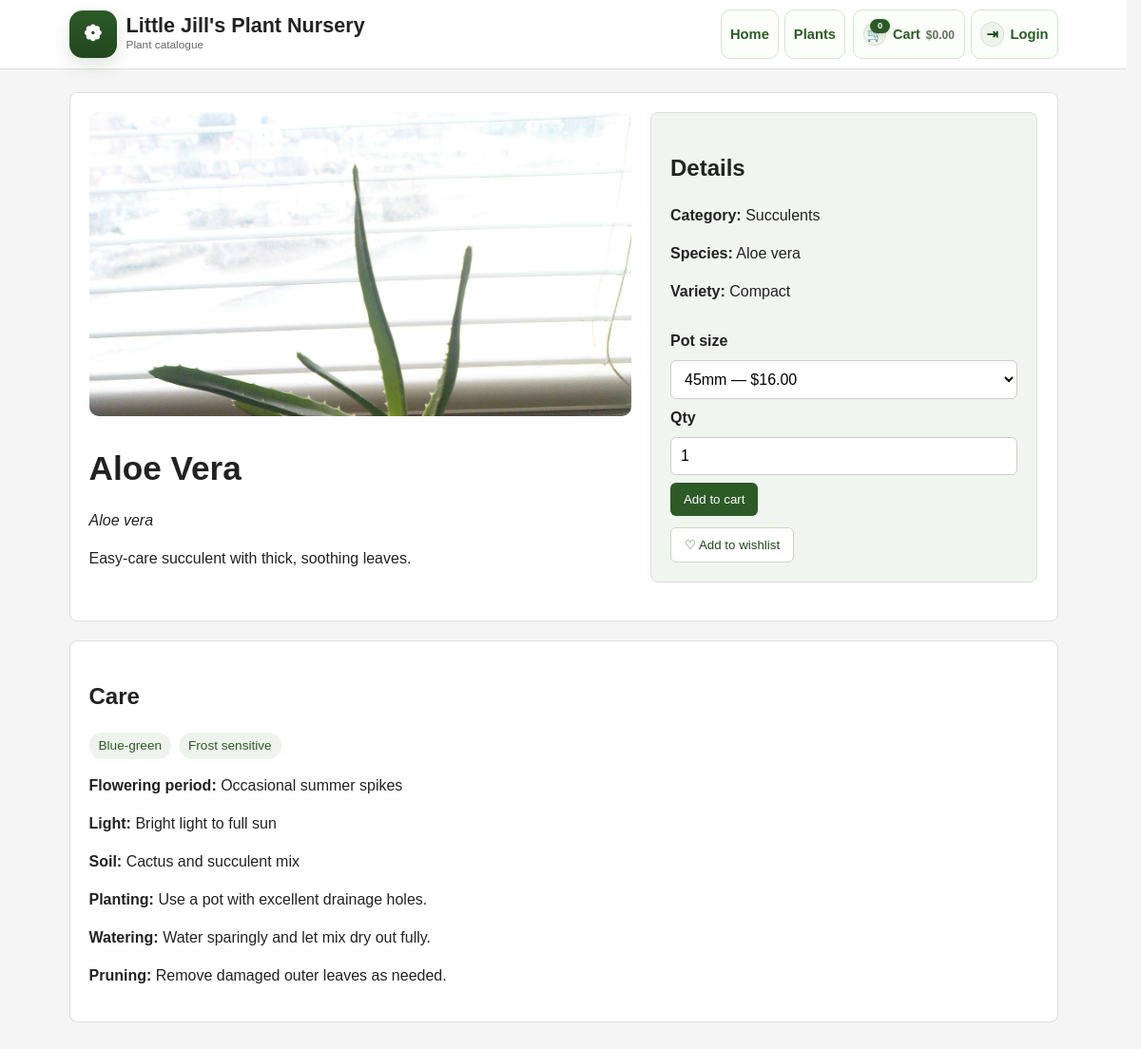
The page /plants/3 on the database its author committed.
### models.py (models this page shows)
class Plant(db.Model):
    id: Mapped[int] = mapped_column(primary_key=True)
    common_name: Mapped[str] = mapped_column(String(100))
    scientific_name: Mapped[Optional[str]] = mapped_column(String(100))
    category_id: Mapped[Optional[int]] = mapped_column(ForeignKey('category.id'))
    species_id: Mapped[Optional[int]] = mapped_column(ForeignKey('species.id'))
    variety_id: Mapped[Optional[int]] = mapped_column(ForeignKey('variety.id'))
    description: Mapped[Optional[str]] = mapped_column(String(200))
    colour: Mapped[Optional[str]] = mapped_column(String(50))
    growth_width: Mapped[Optional[float]] = mapped_column(Float)
    growth_height: Mapped[Optional[float]] = mapped_column(Float)
    fragrant: Mapped[Optional[bool]] = mapped_column(Boolean, default=False)
    frost_sensitive: Mapped[Optional[bool]] = mapped_column(Boolean, default=False)
    flowering_period: Mapped[Optional[str]] = mapped_column(String(200))
    light_requirements: Mapped[Optional[str]] = mapped_column(String(200))
    soil_requirements: Mapped[Optional[str]] = mapped_column(String(200))
    planting_advice: Mapped[Optional[str]] = mapped_column(String(200))
    watering_needs: Mapped[Optional[str]] = mapped_column(String(200))
    pruning_needs: Mapped[Optional[str]] = mapped_column(String(200))
    images: Mapped[Optional[list]] = mapped_column(JSON, default=list)
    plant_pots: Mapped[list["PlantPot"]] = relationship(back_populates="plant")
    cart_items: Mapped[list["CartItem"]] = relationship(back_populates="plant")
    @property
    def primary_image(self) -> Optional[str]:
        return self.images[0] if self.images else None

class Category(db.Model):
    id: Mapped[int] = mapped_column(primary_key=True)
    name: Mapped[str] = mapped_column(String(100), nullable=False)
    image_filename: Mapped[Optional[str]] = mapped_column(String(255))
    description: Mapped[Optional[str]] = mapped_column(String(255))

class Species(db.Model):
    id: Mapped[int] = mapped_column(primary_key=True)
    name: Mapped[str] = mapped_column(String(100), nullable=False)
    description: Mapped[Optional[str]] = mapped_column(String(255))

class Variety(db.Model):
    id: Mapped[int] = mapped_column(primary_key=True)
    name: Mapped[str] = mapped_column(String(100), nullable=False)
    description: Mapped[Optional[str]] = mapped_column(String(255))

### app.py (the view)
@app.route("/plants/<int:id>")
def plant_detail(id):
    plant = Plant.query.get_or_404(id)
    category = Category.query.get(plant.category_id) if plant.category_id else None
    species = Species.query.get(plant.species_id) if plant.species_id else None
    variety = Variety.query.get(plant.variety_id) if plant.variety_id else None
    plant_pots = PlantPot.query.filter_by(plant_id=id).order_by(PlantPot.pot_id).all()
    return render_template(
        'plant_detail.html',
        plant=plant,
        category=category,
        species=species,
        variety=variety,
        plant_pots=plant_pots,
        default_quantity=1,
    )

### app.py (called while the page is built, shortened)
def get_header_cart_summary():
    if not current_user.is_authenticated:
        return {
            "header_cart_item_count": 0,
            "header_cart_total": Decimal("0.00"),
        }

@app.context_processor
def inject_header_cart_summary():
    return get_header_cart_summary()

### templates/plant_detail.html (shortened to what this page needs)
<!DOCTYPE html>
<html lang="en">
<head>
    <link rel="stylesheet" href="{{ url_for('static', filename='styles.css') }}">
</head>
<body>
    {% include '_header.html' %}
    <main class="container">
        <section class="card hero">
            <div>
                {% if plant.primary_image %}
                <div class="plant-detail__image">
                    <img src="{{ url_for('static', filename='images/' ~ plant.primary_image) }}" alt="{{ plant.common_name }}">
                </div>
                {% endif %}
                <h1>{{ plant.common_name }}</h1>
                {% if plant.scientific_name %}
                    <p><em>{{ plant.scientific_name }}</em></p>
                {% endif %}
                {% if plant.description %}
                    <p>{{ plant.description }}</p>
                {% endif %}
            </div>
            <div class="card hero-panel">
                <h2>Details</h2>
                {% if category %}
                    <p><strong>Category:</strong> {{ category.name }}</p>
                {% endif %}
                {% if species %}
                    <p><strong>Species:</strong> {{ species.name }}</p>
                {% endif %}
                {% if variety %}
                    <p><strong>Variety:</strong> {{ variety.name }}</p>
                {% endif %}
                {% if plant_pots %}
                    <form class="inline-form" method="post" action="{{ url_for('add_to_cart') }}">
                        <label class="inline-label" for="pot_id">Pot size</label>
                        <select id="pot_id" name="pot_id">
                            {% for pp in plant_pots %}
                                <option value="{{ pp.pot_id }}" {% if pp.stock_qty <= 0 %}disabled{% endif %}>
                                    {{ pp.pot.size }}mm — ${{ '%.2f'|format(pp.price) }}{% if pp.stock_qty <= 0 %} — out of stock{% endif %}
                                </option>
                            {% endfor %}
                        </select>
                        <label class="inline-label" for="quantity">Qty</label>
                        <input id="quantity" class="quantity-input" type="number" name="quantity" min="1" value="{{ default_quantity }}">
                        <button type="submit">Add to cart</button>
                    </form>
                {% else %}
                    <p class="muted">No sizes currently available.</p>
                {% endif %}
                <form class="inline-form" method="post" action="{{ url_for('add_to_wishlist', plant_id=plant.id) }}">
                    <button type="submit" class="button-secondary">♡ Add to wishlist</button>
                </form>
            </div>
        </section>
        <section class="card">
            <h2>Care</h2>
            <div class="tag-row">
                {% if plant.colour %}
                    <span class="tag">{{ plant.colour }}</span>
                {% endif %}
                {% if plant.frost_sensitive %}
                    <span class="tag">Frost sensitive</span>
                {% endif %}
            </div>
            <p><strong>Flowering period:</strong> {{ plant.flowering_period or 'Not listed' }}</p>
            <p><strong>Light:</strong> {{ plant.light_requirements or 'Not listed' }}</p>
            <p><strong>Soil:</strong> {{ plant.soil_requirements or 'Not listed' }}</p>
            <p><strong>Planting:</strong> {{ plant.planting_advice or 'Not listed' }}</p>
            <p><strong>Watering:</strong> {{ plant.watering_needs or 'Not listed' }}</p>
            <p><strong>Pruning:</strong> {{ plant.pruning_needs or 'Not listed' }}</p>
        </section>
    </main>
</body>
</html>

### static/css/base.css (style rules this page uses)
body { margin: 0; font-family: Arial, sans-serif; background: #f5f5f5; color: #222; line-height: 1.5; }
html { scrollbar-gutter: stable; }
.container { max-width: 1040px; margin: 0 auto; padding: 24px; }

### static/css/buttons.css (style rules this page uses)
button { padding: 10px 14px; border: none; border-radius: 6px; background: #2d5a27; color: #fff; cursor: pointer; }
.button-secondary { background: #fff; color: #23471f; border: 1px solid #c7d6c3; }

### static/css/forms.css (style rules this page uses)
label { font-weight: 600; }
input[type="text"], input[type="email"], input[type="password"], input[type="number"], textarea, select { width: 100%; padding: 10px; border: 1px solid #ccc; border-radius: 6px; box-sizing: border-box; background: #fff; font-family: inherit; font-size: inherit; }
.inline-form { display: inline-flex; align-items: center; gap: 8px; flex-wrap: wrap; margin-top: 12px; }
.inline-label { font-weight: 600; }
.quantity-input { width: 72px; padding: 10px; border: 1px solid #ccc; border-radius: 6px; box-sizing: border-box; }

### static/css/cards.css (style rules this page uses)
.card { background: #fff; border: 1px solid #ddd; border-radius: 8px; padding: 20px; margin-bottom: 20px; }
.tag-row { display: flex; gap: 8px; flex-wrap: wrap; margin-top: 10px; }
.tag { background: #eef3ed; color: #2d5a27; border-radius: 999px; padding: 4px 10px; font-size: 0.85rem; }

### static/css/plants.css (style rules this page uses)
.hero { display: grid; grid-template-columns: 1.4fr 1fr; gap: 20px; align-items: start; }
.hero h1 { margin-bottom: 8px; font-size: 2.2rem; }
.hero-panel { background: #f0f6ef; }
.plant-detail__image { border-radius: 10px; overflow: hidden; margin-bottom: 16px; max-height: 320px; background: #eef5eb; }
.plant-detail__image img { width: 100%; height: 100%; object-fit: cover; display: block; }

### rows shown on the page
Plant: common_name "Aloe Vera", scientific_name "Aloe vera", description "Easy-care succulent with thick, soothing leaves.", colour "Blue-green", flowering_period "Occasional summer spikes", light_requirements "Bright light to full sun", soil_requirements "Cactus and succulent mix", planting_advice "Use a pot with excellent drainage holes.", watering_needs "Water sparingly and let mix dry out fully.", pruning_needs "Remove damaged outer leaves as needed."
Category: name "Succulents"
Species: name "Aloe vera"
Variety: name "Compact"

### other values the page prints
{{ header_cart_item_count }} "0"
{{ '%.2f'|format(header_cart_total) }} "0.00"
form field pot_id "45mm — $16.00"
